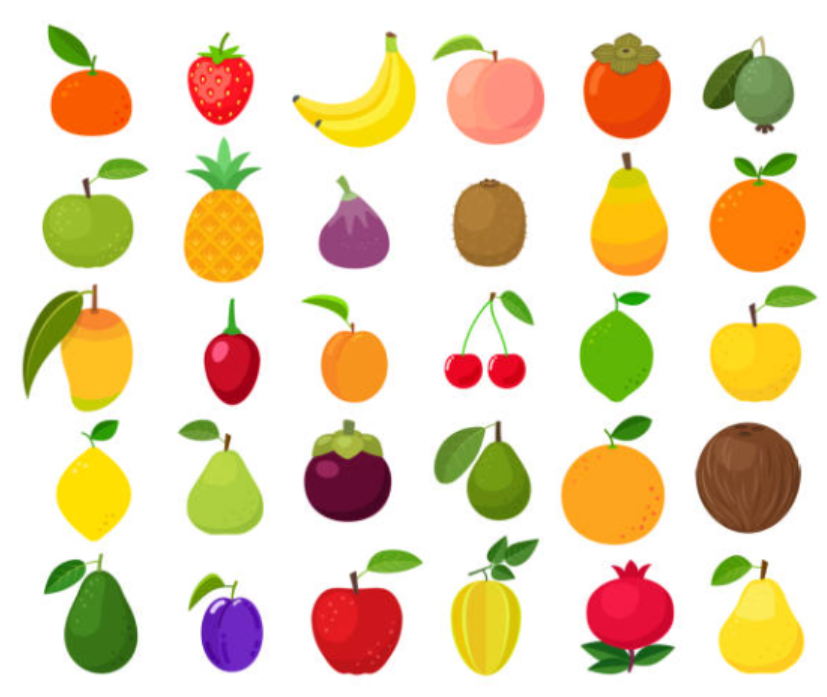
#> input picture Segmentacion_Frutas/frutas.png, 827 x 697 px, found by its file name
$ python Primer_Entregable.py
#> lines starting #> are read from the running program, lines starting #| are printed output that depends on the picture; after the words box and inside, x2 and y2 are one past the last pixel; in counts of white or black regions, pixels touching at a corner belong together
import cv2 as cv
import numpy as np

# Leer la imagen
img = cv.imread('C:\\Users\\Yagoc\\OneDrive\\Desktop\\Tareas_grafi\\Segmentacion_Frutas\\frutas.png')
#> img is the input picture: shape (697, 827, 3); mean B, G, R 185.7, 216, 232

# Convertir la imagen al espacio de color HSV
hsv = cv.cvtColor(img, cv.COLOR_BGR2HSV)
#> hsv: shape (697, 827, 3); mean H, S, V 26.8, 67.2, 237.7

# Rangos HSV por color
lower_green  = np.array([35, 100, 100]);  upper_green  = np.array([85,  255, 255])
lower_red1   = np.array([170, 100, 100]); upper_red1   = np.array([180, 255, 255])
lower_red2   = np.array([0,  100, 100]);  upper_red2   = np.array([10,  255, 255])
lower_yellow = np.array([25, 100, 100]);  upper_yellow = np.array([35,  255, 255])

# Máscaras binarias
mask_green  = cv.inRange(hsv, lower_green,  upper_green)
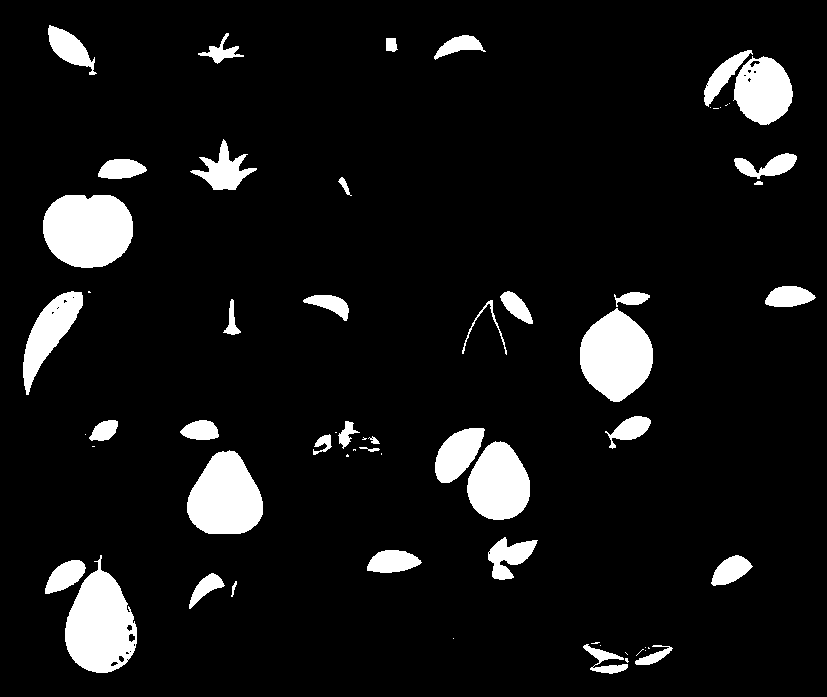
#> mask_green: shape (697, 827); 8.3% white; 61 white regions (22 under 20 px), largest, box (x1, y1, x2, y2) and area: (43, 195, 133, 268) 5422, (65, 555, 137, 673) 5381, (580, 308, 653, 402) 4848
mask_red    = cv.inRange(hsv, lower_red1,   upper_red1) | cv.inRange(hsv, lower_red2, upper_red2)
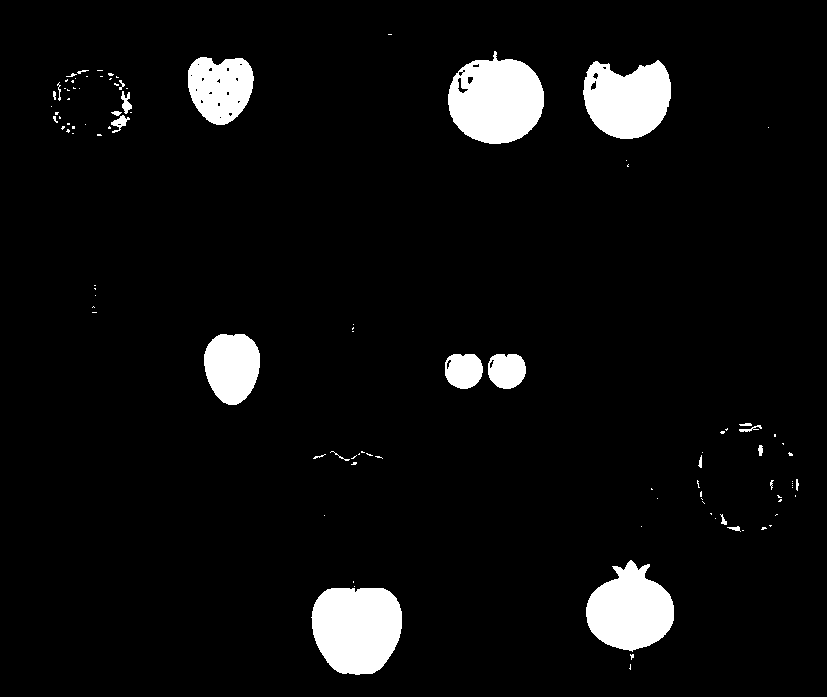
#> mask_red: shape (697, 827); 5.8% white; 104 white regions (80 under 20 px), largest, box (x1, y1, x2, y2) and area: (448, 51, 544, 144) 6513, (311, 588, 402, 675) 6509, (586, 560, 674, 652) 5474
mask_yellow = cv.inRange(hsv, lower_yellow, upper_yellow)
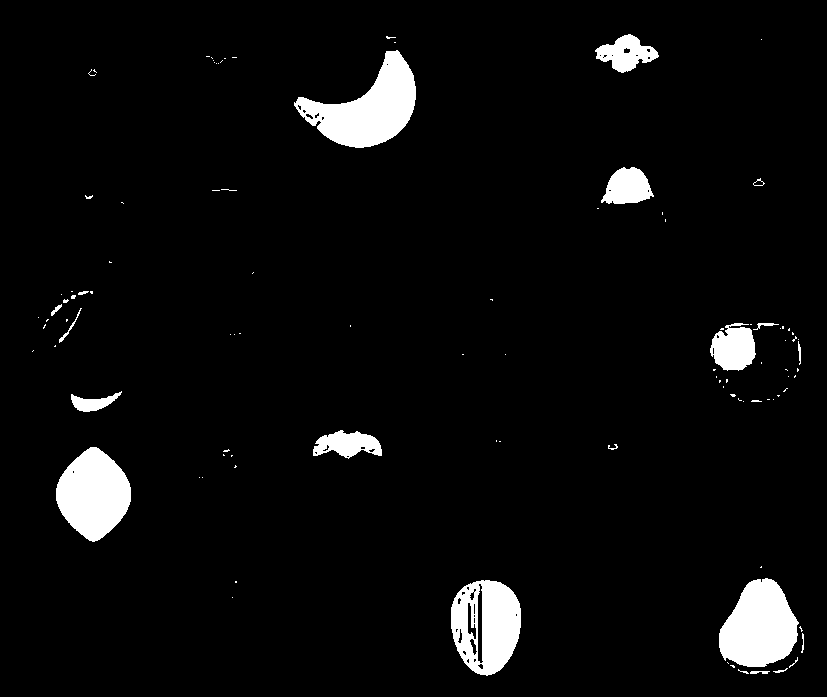
#> mask_yellow: shape (697, 827); 4.7% white; 103 white regions (84 under 20 px), largest, box (x1, y1, x2, y2) and area: (294, 50, 416, 148) 5784, (719, 578, 799, 667) 5072, (56, 447, 131, 542) 4917

# ── Actividad 2: Limpieza morfológica ──────────────────────────────────────
kernel = cv.getStructuringElement(cv.MORPH_ELLIPSE, (7, 7))

mask_green_clean  = cv.morphologyEx(mask_green,  cv.MORPH_OPEN, kernel, iterations=2)
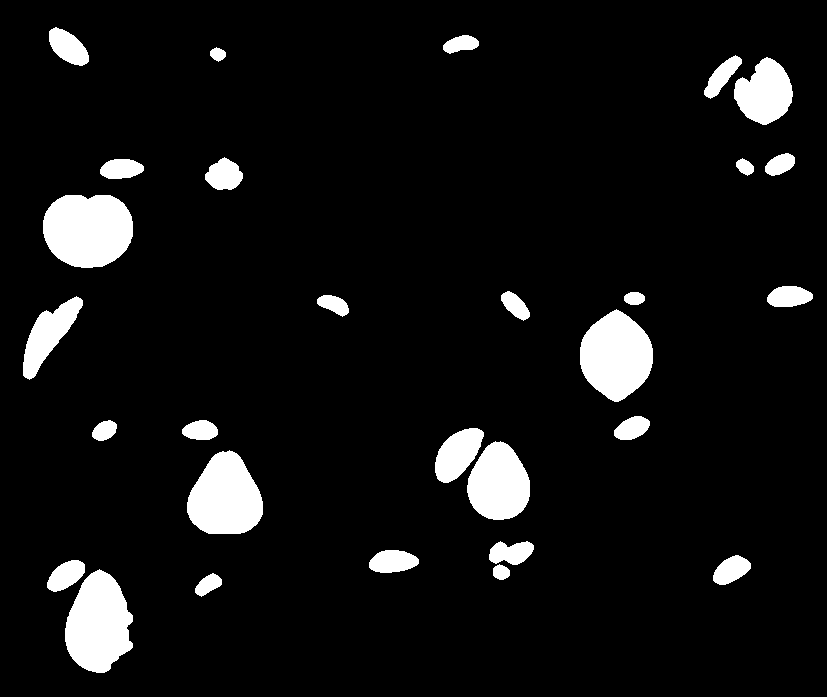
#> mask_green_clean: shape (697, 827); 7.3% white; 29 white regions, largest, box (x1, y1, x2, y2) and area: (43, 195, 133, 268) 5406, (65, 569, 133, 673) 5024, (580, 309, 653, 402) 4838
mask_red_clean    = cv.morphologyEx(mask_red,    cv.MORPH_OPEN, kernel, iterations=2)
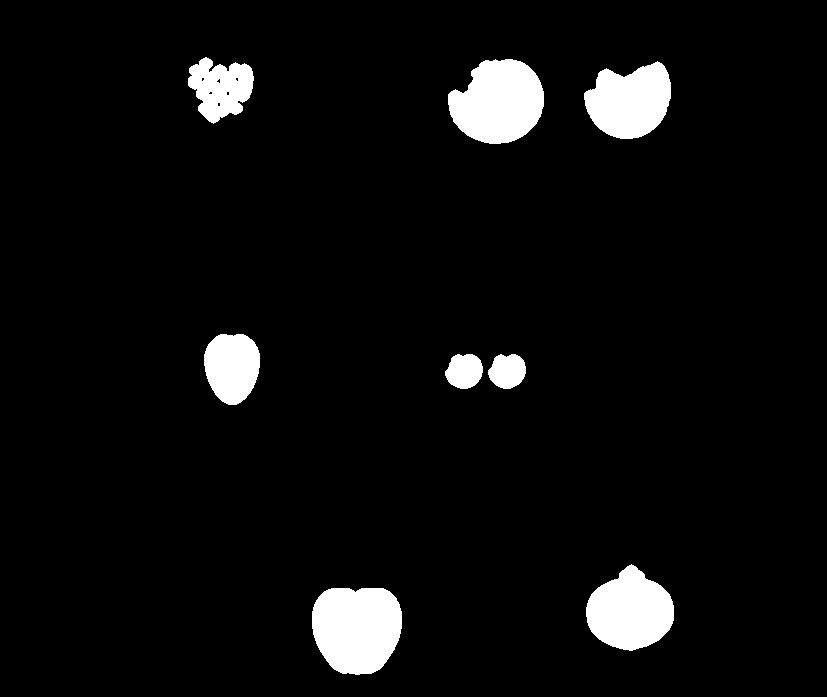
#> mask_red_clean: shape (697, 827); 5.4% white; 8 white regions, largest, box (x1, y1, x2, y2) and area: (312, 588, 402, 675) 6492, (448, 59, 544, 144) 6089, (586, 564, 674, 651) 5321
mask_yellow_clean = cv.morphologyEx(mask_yellow, cv.MORPH_OPEN, kernel, iterations=2)
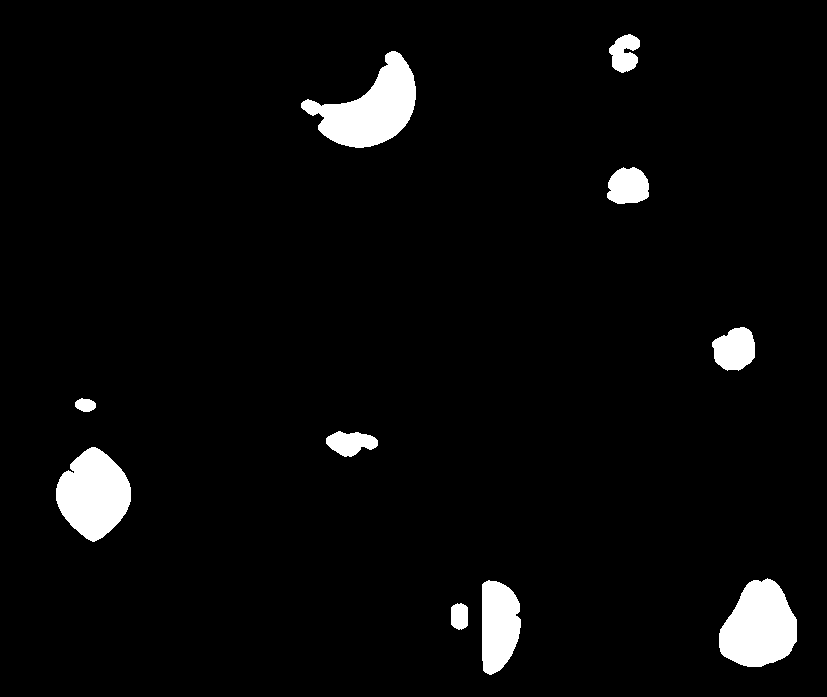
#> mask_yellow_clean: shape (697, 827); 4.1% white; 10 white regions, largest, box (x1, y1, x2, y2) and area: (301, 51, 416, 148) 5493, (719, 578, 797, 667) 5028, (56, 447, 131, 542) 4883

# ── Actividad 3: Conteo de regiones conectadas ─────────────────────────────
def contar_frutas(mask, nombre, area_min=2000):
#> called with nombre = 'Verde', area_min = 2000
    num_labels, _, stats, _ = cv.connectedComponentsWithStats(mask, connectivity=8)
#> num_labels = 30; stats = 30 rows, first 6: [0, 0, 827, 697, 534409], [49, 27, 40, 39, 976], [443, 35, 36, 19, 456], [210, 47, 16, 15, 163], [704, 55, 38, 44, 714], [734, 57, 59, 68, 2710]
    areas = [stats[i, cv.CC_STAT_AREA] for i in range(1, num_labels)
             if stats[i, cv.CC_STAT_AREA] >= area_min]
#> areas = [2710, 5406, 2144, 4838, 3705, 4675, 5024]
    print(f"{nombre}: {len(areas)} frutas detectadas — áreas: {areas}")
#| Verde: 7 frutas detectadas — áreas: [2710, 5406, 2144, 4838, 3705, 4675, 5024]

contar_frutas(mask_green_clean,"Verde")
contar_frutas(mask_red_clean,"Rojo")
#| Rojo: 6 frutas detectadas — áreas: [2883, 6089, 4908, 3134, 5321, 6492]
contar_frutas(mask_yellow_clean,"Amarillo")
#| Amarillo: 4 frutas detectadas — áreas: [5493, 4883, 5028, 2949]


# ── Mostrar resultados ─────────────────────────────────────────────────────
cv.imshow("Imagen Original",img)
cv.imshow("HSV",hsv)
cv.imshow("Máscara Verde - cruda",mask_green)
cv.imshow("Máscara Verde - limpia",mask_green_clean)
cv.imshow("Máscara Rojo  - cruda",mask_red)
cv.imshow("Máscara Rojo  - limpia",mask_red_clean)
cv.imshow("Máscara Amarillo - cruda",mask_yellow)
cv.imshow("Máscara Amarillo - limpia",mask_yellow_clean)

cv.waitKey(0)
cv.destroyAllWindows()
